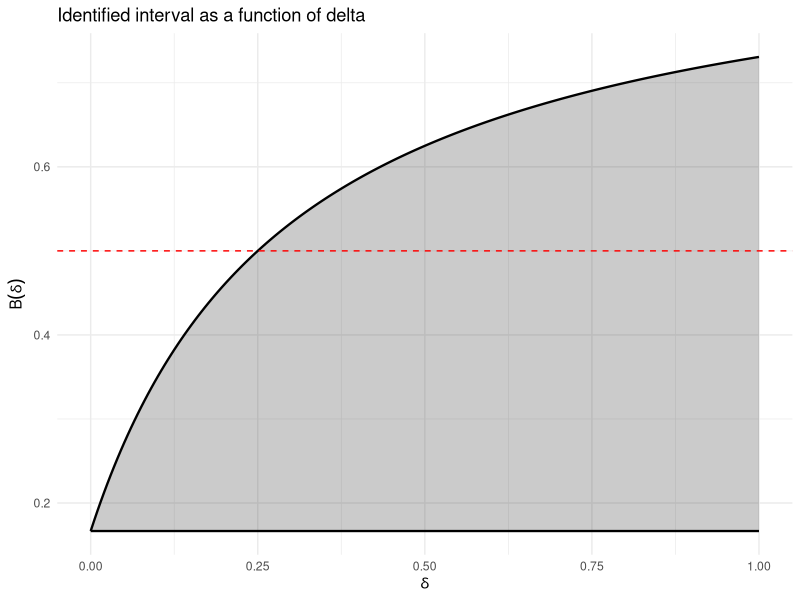
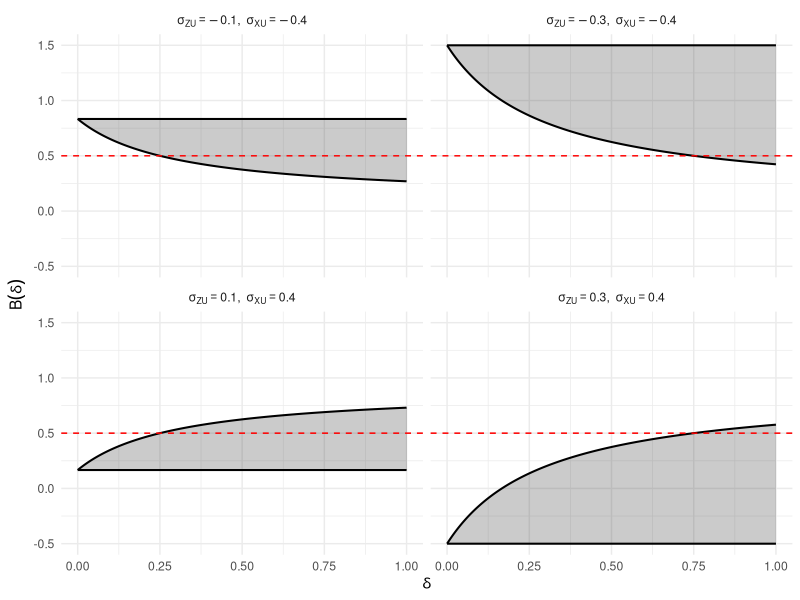

Write R code to recreate these figures, in order.
library(ggplot2)
library(tidyverse)
library(dplyr)

compute_bounds <- function(varx = 1,
                           varu = 1,
                           varz = 1,
                           beta = 0.5,
                           covuz = 0.1,
                           covux = 0.4,
                           covxz = -0.3,
                           n_grid = 200) {
  
  # --- Assumption 3: enforce same sign ---
  if (covux * covuz < 0) {
    covux <- -covux
    covxz <- -covxz
    message("Redefined X as -X")
  }
  
  # --- implied covariances ---
  covyz <- beta * covxz + covuz
  covxy <- beta * varx + covux
  
  # --- Assumption 4: Z less endogenous than X ---
  rhoux <- covux / (varu * varx)
  rhouz <- covuz / (varu * varz)
  
  if (abs(rhoux) < abs(rhouz)) {
    stop("Z more endogenous than X — stopping execution")
  }
  
  # --- ensure two-sided case ---
  if (covxz >= 0) {
    stop("covxz >= 0 → one-sided bounds (not handled here)")
  }
  
  # --- compute bounds ---
  sx <- sqrt(varx)
  sz <- sqrt(varz)
  
  delta_grid <- seq(0, 1, length.out = n_grid)
  
  beta_iv <- covyz / covxz
  
  bound_df <- data.frame(delta = delta_grid) %>%
    mutate(
      beta_v_delta =
        (sx * covyz - delta * sz * covxy) /
        (sx * covxz - delta * sz * varx),
      beta_iv = beta_iv,
      lower = pmin(beta_iv, beta_v_delta),
      upper = pmax(beta_iv, beta_v_delta)
    )
  
  # clean numerical issues
  bound_df <- subset(bound_df, is.finite(lower) & is.finite(upper))
  
  return(bound_df)
}

# Simple plot
bound_df <- compute_bounds()
ggplot(bound_df, aes(x = delta)) +
  geom_ribbon(aes(ymin = lower, ymax = upper), alpha = 0.25) +
  geom_line(aes(y = lower), linewidth = 0.8) +
  geom_line(aes(y = upper), linewidth = 0.8) +
  geom_hline(yintercept = 0.5, linetype = "dashed", colour = "red") +
  labs(
    x = expression(delta),
    y = expression(B(delta)),
    title = "Identified interval as a function of delta"
  ) +
  theme_minimal()


# Plot with 4 elements

scenarios <- tibble::tibble(
  covuz = c(0.1, -0.1, 0.3, -0.3),
  covux = c(0.4, -0.4, 0.4, -0.4)
) %>%
  mutate(
    label = paste0(
      "sigma[ZU] == ", covuz,
      "*','~~sigma[XU] == ", covux
    )
  )

plot_df <- scenarios %>%
  group_by(label, covuz, covux) %>%
  group_modify(~ {
    compute_bounds(
      beta = 0.5,
      covxz = -0.3,
      covuz = .y$covuz,
      covux = .y$covux
    )
  }) %>%
  ungroup()

p <- ggplot(plot_df, aes(x = delta)) +
  geom_ribbon(aes(ymin = lower, ymax = upper), alpha = 0.25) +
  geom_line(aes(y = lower), linewidth = 0.7) +
  geom_line(aes(y = upper), linewidth = 0.7) +
  geom_hline(yintercept = 0.5, linetype = "dashed", color = "red") +
  facet_wrap(~ label, ncol = 2, labeller = label_parsed) +
  labs(
    x = expression(delta),
    y = expression(B(delta))
  ) +
  theme_minimal()

ggsave("plots/bounds_plot.png", plot = p, width = 8, height = 6, dpi = 600)
